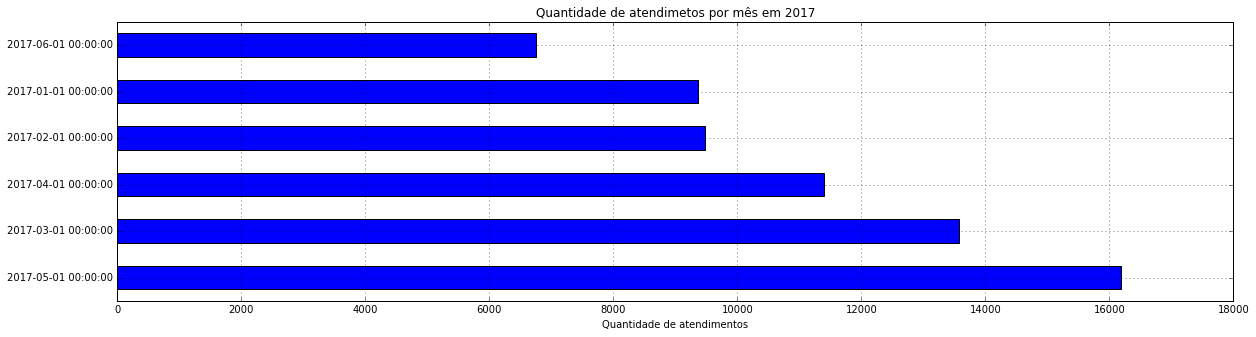

The script that drew this image:

# coding: utf-8

# In[29]:

get_ipython().magic('matplotlib inline')
import os
import sys
import pandas as pd
import pyodbc
import pandas.io.sql as psql
import matplotlib.pyplot as plt

cnxn = pyodbc.connect('DRIVER={Sql Server};SERVER=10.16.4.39;DATABASE=***;UID=***;PWD=***') 
cursor = cnxn.cursor()
sql = ("""select distinct(codrealizacao) as qtdrealizacoes, mesanocompetencia from historicorealizacoescliente""")

df = psql.read_sql(sql, cnxn)
cnxn.close()

#df[['mesanocompetencia','qtdrealizacoes']]

qtd = df['mesanocompetencia'].value_counts()
qtd.plot(kind='barh', figsize=(20,5), grid=True, rot=0, color='blue', legend=False)
plt.title('Quantidade de atendimetos por mês em 2017')
plt.xlabel('Quantidade de atendimentos')
plt.show()

%matplotlib inline
import os
import sys
import pandas as pd
import pyodbc
import pandas.io.sql as psql
import matplotlib.pyplot as plt

cnxn = pyodbc.connect('DRIVER={Sql Server};SERVER=10.16.4.39;DATABASE=siacnet;UID=ronycleyagra;PWD=mrrm!@4mrrm') 
cursor = cnxn.cursor()
sql = ("""select distinct(codrealizacao) as qtdrealizacoes, mesanocompetencia from historicorealizacoescliente""")

df = psql.read_sql(sql, cnxn)
cnxn.close()

#df[['mesanocompetencia','qtdrealizacoes']]

qtd = df['mesanocompetencia'].value_counts()
qtd.plot(kind='barh', figsize=(20,5), grid=True, rot=0, color='blue', legend=False)
plt.title('Quantidade de atendimetos por mês em 2017')
plt.xlabel('Quantidade de atendimentos')
plt.show()

# In[ ]:




# In[ ]:

df.head()


# In[ ]:
